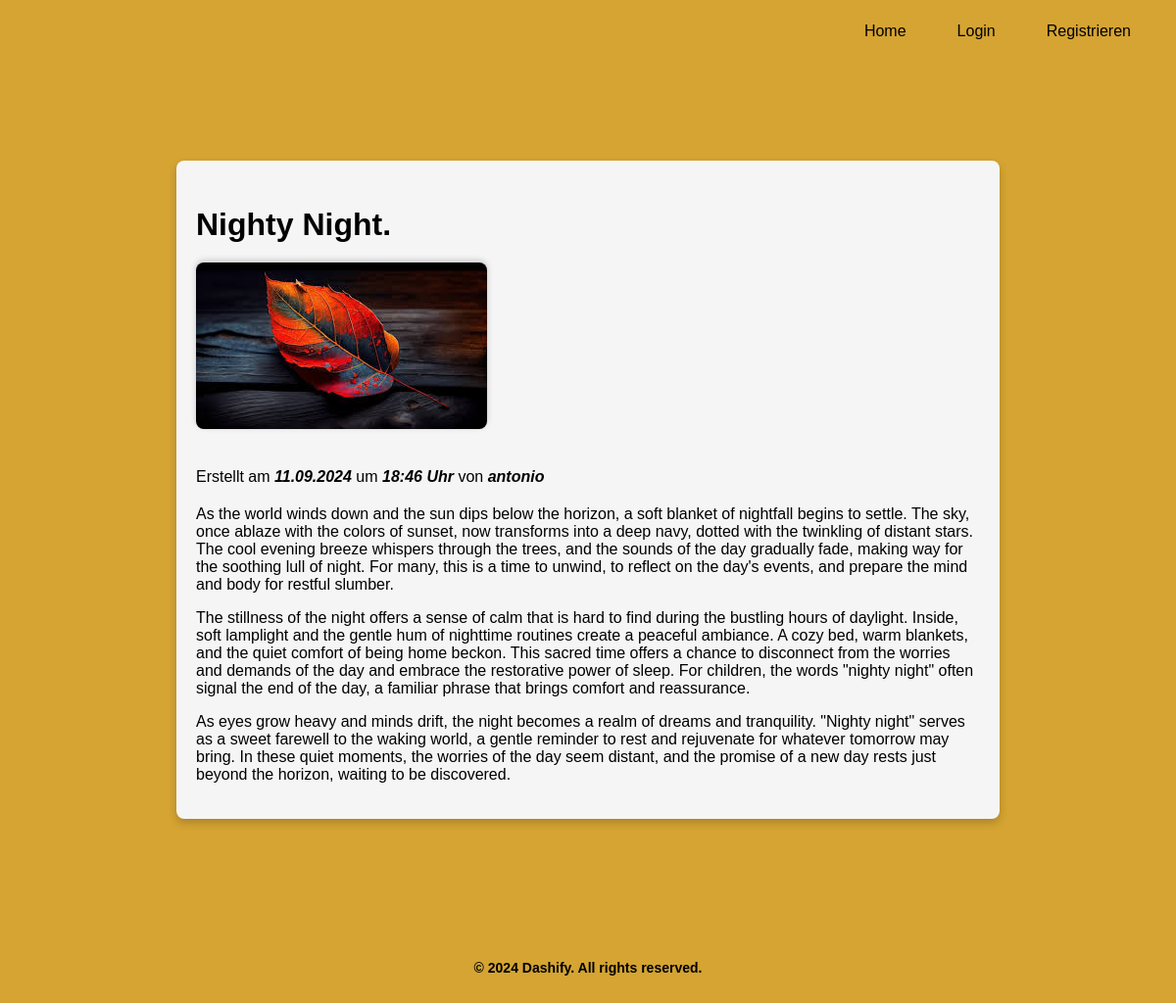
The page /posts/nighty-night on the database as committed earlier.
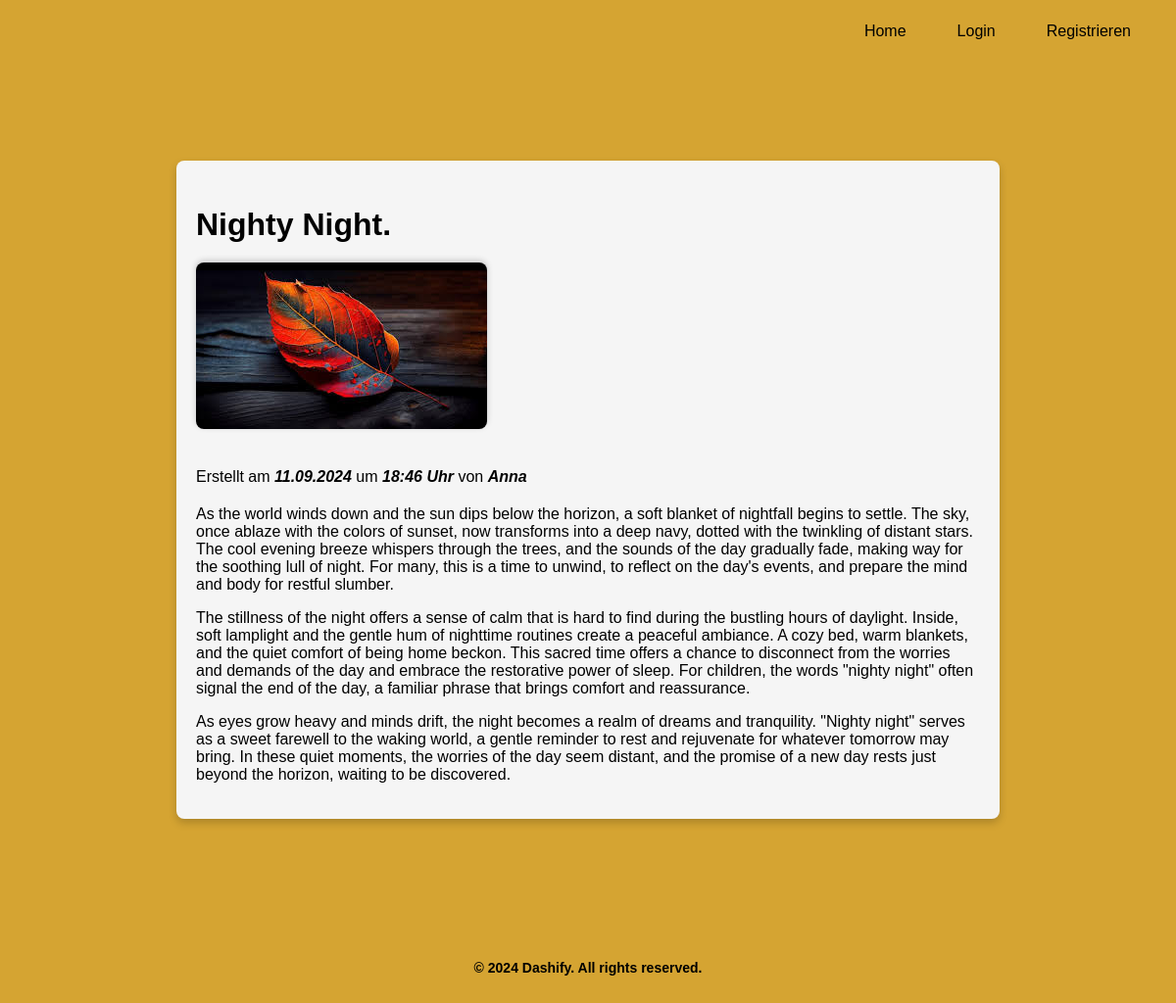
The same page on the database as committed later.
### posts/models.py (models this page shows, shortened)
class Post(models.Model):
    title: str = models.CharField(max_length=75)
    body: str = models.TextField()
    slug: str = models.SlugField()
    date = models.DateTimeField(auto_now_add=True)
    banner = models.ImageField(default="fallback.png", blank=True)
    author = models.ForeignKey(User, on_delete=models.CASCADE, default=None)
    """ Methoden """

### posts/views.py (the view)
# urls.py: path("<slug:slug>", views.post_page, name="page")
def post_page(request, slug):
    try:
        post = Post.objects.get(slug=slug)
        return render(request, "posts/post_page.html", {"post": post})
    except ObjectDoesNotExist:
        logger.warning(f"Post with slug '{slug}' not found.")
        raise Http404("The post you are looking for does not exist.")
    except Exception as e:
        logger.error(f"Error fetching post with slug '{slug}': {e}")
        return render(request, "posts/error.html", {"error_message": "An error occurred while retrieving the post."})

### posts/templates/posts/post_page.html (shortened to what this page needs)
{% extends "layout.html" %}
{% block content %}
    <div class="container">
        <article class="post">
            <h1 class="post-title">{{ post.title }}</h1>
            <img
                class="banner"
                src="{{ post.banner.url }}"
                alt="{{ post.title }}">
            <p class="post-meta">
                Erstellt am <b><i>{{ post.date|date:"d.m.Y" }} </i></b>
                um <b><i>{{ post.date|date:"H:i" }} Uhr </i></b>
                von <b><i>{{ post.author }}</i></b>
            </p>
            <p class="post-body">{{ post.body|linebreaks }}</p>
        </article>
    </div>
{% endblock content %}

Rows that differ between the two databases and show on the page:
changed Post "Nighty Night.": author "antonio" → "Anna"
